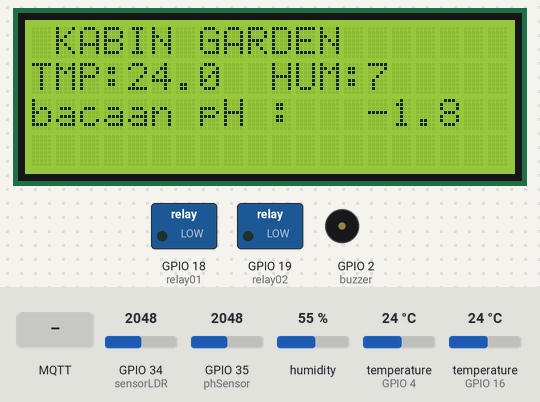
Bench run of a sketch on a simulated ESP32. On the bench: 20×4 character LCD, switched loads named in the sketch (green lamp = pin HIGH), buzzer (waves = sounding, pin HIGH). The test bench sets the inputs (shaded band); at power-on: humidity 55 %, GPIO 35 (phSensor) = 2048, GPIO 34 (sensorLDR) = 2048, temperature (sensors on GPIO 4, GPIO 16) 24 °C. WiFi joins after 1.5 s; servers stay silent unless stated; no MQTT or app messages arrive unless stated; what the sketch prints to the serial monitor is not drawn.

Above: at 6.3 s.
6.4 s: humidity set to 22 %
At 9.9 s:
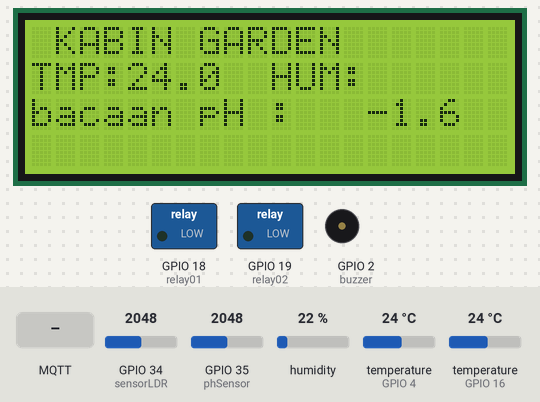
13.4 s: humidity set to 40 %
At 16.0 s:
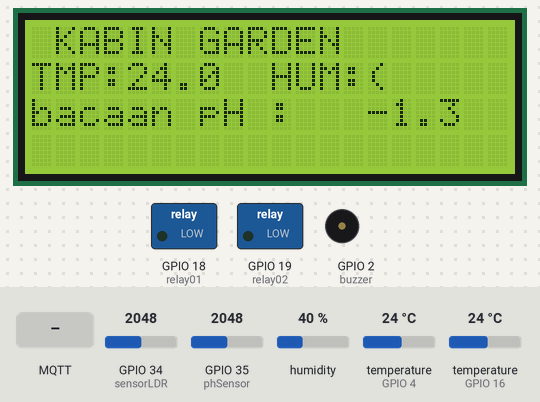
21.2 s: humidity set to 68 %
At 24.6 s:
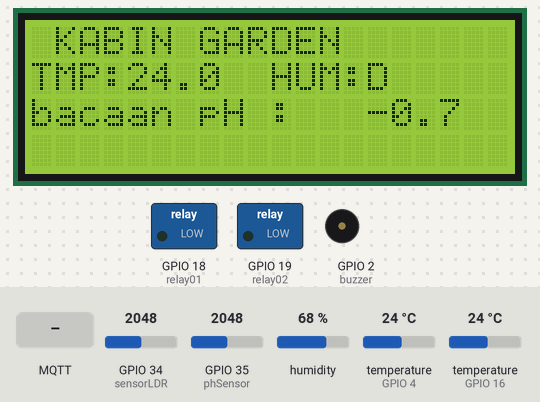
28.4 s: humidity set to 88 %
At 30.7 s:
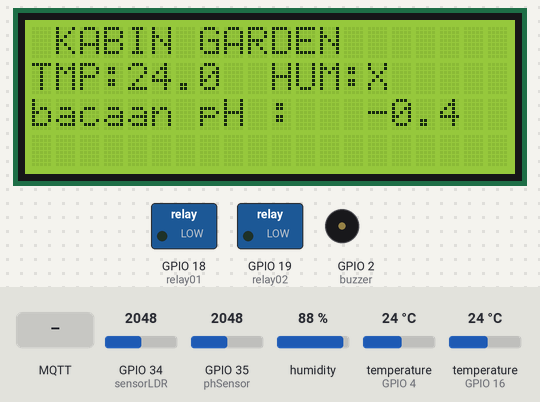
36.2 s: MQTT message "on" arrives on the first subscribed topic
At 36.8 s:
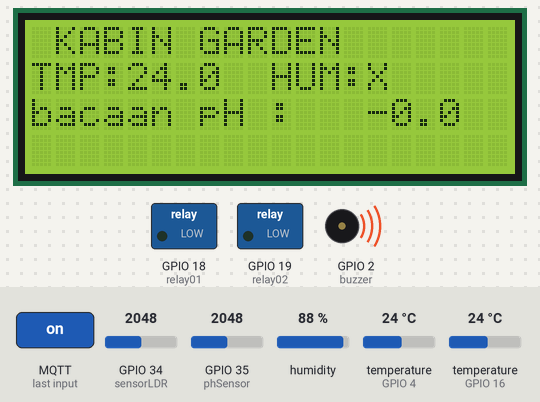
43.5 s: GPIO 35 (phSensor) set to 2866
At 45.4 s:
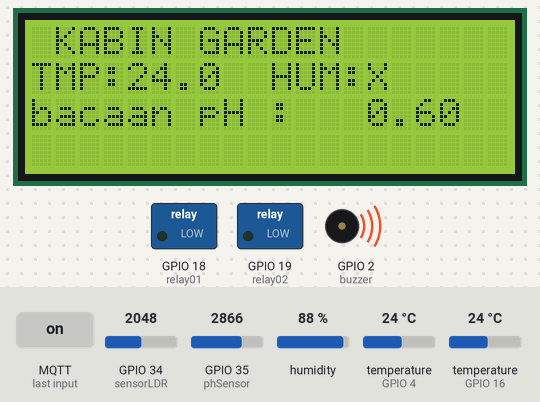
Timing chart, 0 to 46.9 s (numbered marks = the images above; inputs shaded):
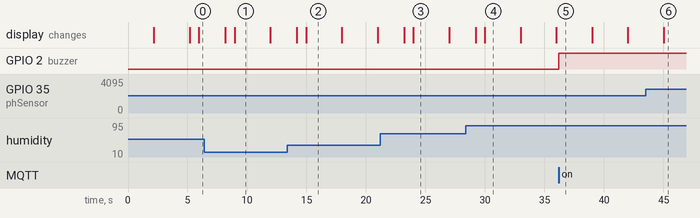

The sketch:

2025_cabinUitm.ino
```cpp
/*------------------------------------------------------------------
  ===================  Seksyen 1 - HEADER        ===================
  ------------------------------------------------------------------*/
//-------------------------------------------------------------------
//=  A. - Library  include and define  yang diperlukan              =
//-------------------------------------------------------------------

#include <WiFi.h>
#include <MQTT.h>
#include <Wire.h>
#include <SPI.h>
#include <DallasTemperature.h>
#include <OneWire.h>
#include <LiquidCrystal_I2C.h>
#include <DHT.h>;
#include "DFRobot_PH.h"
#include <EEPROM.h>


//--------------------------------------------------------------------
//=  B. - ISTIHAR Sambungan nama Pin dengan Nombor Fizikal PIN ----
//--------------------------------------------------------------------

//---Actuator and Relay  pin connection---
#define relay01     18
#define relay02     19
#define buzzer      2
//#define SensorSuhu  15 // pin sambungan ke DS18B20 (ONEWIRE)
#define SenAM2301   16
#define sensorLDR   34
#define tiltSensor  4
#define PIN         5
#define oneWireBus  4
#define phSensor    35


// ~~~~~~~~~~~~~~~~~~~~ PENTING ~~~~~~~~~~~~~~~~~~~~~~~~
// ------ Sila edit nama atau ID ikut keperluan --------
#define Client_Id   "securitycone01asdfghjtry102"
//#define NamaBroker  "broker.hivemq.com"
//#define NamaBroker  "103.186.117.241"
#define NamaBroker  "103.186.117.135"
//#define namaSSID    "HaMa iPhone 13";
//#define SSIDpwd     "1234556790";
//#define namaSSID    "Haza@unifi";
//#define SSIDpwd     "0135335045";
#define namaSSID    "IoT";
#define SSIDpwd     "iot@kksj2023";
// ~~~~~~~~~~~~~~~~~~~  TAMMAT   ~~~~~~~~~~~~~~~~~~~~~~~

//=   C.  - ISTIHAR  constant dan pembolehubah------------------------------
//---Penetapan nama Pembolehubah yg diumpukkan kepada satu nilai awal  --
const char ssid[] = namaSSID;
const char pass[] = SSIDpwd;

OneWire oneWire(oneWireBus);
DallasTemperature sensors(&oneWire);

LiquidCrystal_I2C lcd(0x27,20,4);

//------ ISTIHAR Pemboleh ubah dengan jenis Data yang digunakan---
unsigned long lastMillis = 0;
//float dataSuhuC; // suhu dalam Celsius
int suisKon;
int tiltState = 0;
float duration_us, distance_cm;
int hum; //Stores humidity value
float temp; //Stores temperature value

const int sampleSize = 30; // Number of samples for the moving average
int readings[sampleSize]; // Array to store the readings
int readIndex = 0;        // Index of the current reading
long total = 0;
//-=   D. - Cipta Objek dari Librari berkaitan------------------ ----
//--------------------------------------------------------------------------

WiFiClient net;
MQTTClient client;

// Istihar objek bagi Module OLED Display - SSD1306
//Adafruit_SSD1306 display(SCREEN_WIDTH, SCREEN_HEIGHT, &Wire, -1);


// Istihar objek bagi Module Sersor Suhu Dallas 18B20
//OneWire oneWire(SensorSuhu);
//DallasTemperature sensors(&oneWire);
DHT dht(SenAM2301, DHT21);

//##################  Seksyen 1 - TAMAT #############################

//==================  Seksyen 2 - Fungsi Setup ======================
//-------------------------------------------------------------------

void setup() {
  pinMode(relay01,OUTPUT);
  pinMode(relay02,OUTPUT);
  pinMode(buzzer,OUTPUT);
  pinMode(tiltSensor, INPUT);

  Serial.begin(115200); // initialize serial

  WiFi.begin(ssid, pass);
  client.begin(NamaBroker, net);
  client.onMessage(messageReceived);
 connect();
  //sensors.begin();    // initialize the DS18B20 sensor
  dht.begin();
  sensors.begin();

  lcd.init();
  lcd.backlight();
  lcd.setCursor(0,0);
  lcd.print(" KABIN GARDEN");
  delay(3000);

}
//##################  Seksyen 2 - TAMAT #############################


//==============  Seksyen 3 - Fungsi Utama (LOOP) ===================
//-------------------------------------------------------------------
void loop() {

 client.loop();
 delay(10);  // <- fixes some issues with WiFi stability

  if (!client.connected()) {
    connect();
  }

// publish a message roughly every second.
  if (millis() - lastMillis > 3000) {
    lastMillis = millis();

    //------SENSOR 1-------------------------------------------------------------

    //------SENSOR seterusnya-------------------------------------------------------------


    //-----------end ----------------------------------

   //sensorTilt();
   sensorCahaya();
   suhudht();
   dallasSensor();
   sensorPH();

  }


}
//##################  Seksyen 3 - TAMAT #############################
```

sensors.ino
```cpp
//-------------sensor cahaya -------------------------------------------
void sensorCahaya() {

float dataLDR = analogRead(sensorLDR); //Read light level
float square_ratio = dataLDR / 4095.0; //Get percent of maximum value (4095)
square_ratio = pow(square_ratio, 2.0);
Serial.print("bacaan Cahaya: ");
Serial.println(dataLDR);

float VoltCahaya= dataLDR * 3.3 / 4095.0;
Serial.print("bacaan Voltan cahaya: ");
Serial.println(VoltCahaya);

float amps = VoltCahaya / 10000.0;  // em 10,000 Ohms
float microamps = amps * 1000000; // Convert to Microamps
float lux = (microamps * 3.0) +10; // Convert to Lux */

Serial.print("bacaan LUX cahaya: ");
Serial.println(lux);

Serial.print("bacaan ration cahaya: ");
Serial.println(square_ratio);
Serial.println(microamps);

client.publish("microfarm/lux", String(lux));

}


//-------------sensor shu AMS (DHT22) ------------------------------------
void suhudht() {

    hum = dht.readHumidity();
    temp= dht.readTemperature();

 //Print temp and humidity values to serial monitor
    Serial.print("Humidity: ");
    Serial.print(hum);
    Serial.print("%, Temperature: ");
    Serial.print(temp);
    Serial.println(" Celsius");
    client.publish("microfarm/suhu", String(temp));
    client.publish("microfarm/humiditi", String(hum));

    lcd.setCursor(0,1);
    lcd.print("TMP:");
    lcd.print(temp,1);
    lcd.setCursor(10,1);
    lcd.print("HUM:");
    lcd.print(hum,0);

}

void dallasSensor(void)
{
  sensors.requestTemperatures(); // Send the command to get temperatures
  Serial.println("DONE");

  float tempC = sensors.getTempCByIndex(0);

  Serial.print("Water Temperature: ");
  Serial.println(tempC);

  client.publish("microfarm/tankTemp", String(tempC));


}

void sensorPH() {

    int newReading = analogRead(phSensor);
    total -= readings[readIndex];
    readings[readIndex] = newReading;
    total += newReading;
    readIndex = (readIndex + 1) % sampleSize;
    int smoothedValue = total / sampleSize;
    Serial.print("Raw value: ");
    Serial.print(newReading);
    Serial.print("\tSmoothed value: ");
    Serial.println(smoothedValue);

    //Serial.print(dataSensorPH);
    //Serial.print(" | ");
    float voltage=smoothedValue*(3.3/4095.0);
    float ph=(3.3*voltage)-2;
    Serial.println(ph);
    client.publish("microfarm/ph", String(ph));

    lcd.setCursor(0,2);
    lcd.print("bacaan pH :");
    lcd.setCursor(14,2);
    lcd.print(ph,1);

  //  https://www.youtube.com/watch?v=Wdu5w0rZfvE&t=235s
}
```

tabWifiConn.ino
```cpp
void connect() {
  Serial.print("checking wifi...");
  while (WiFi.status() != WL_CONNECTED) {
    Serial.print(".");
    delay(1000);
  }

  Serial.print("\nconnecting...");
  while (!client.connect(Client_Id,"husaini","aza")) {
    Serial.print(".");
    delay(1000);
  }
  Serial.println("\nconnected!");
  client.subscribe("microfarm/buzzer");

  // -- tambah subcribe disini ---

}

void messageReceived(String &topic, String &payload) {
  //Serial.println("incoming: " + topic + " - " + payload);
   Serial.println(payload);


   //==========================Buzzer Control ==========
  if(String(topic) == "microfarm/buzzer")
  {
      if(payload =="on")
      {
        Serial.println(payload);
        digitalWrite(buzzer,HIGH);
        Serial.println("Buzzer ON");
        delay(500);
      }

      else if(payload =="off")
      {
        Serial.println(payload);
        digitalWrite(buzzer,LOW);
        Serial.println("Buzzer OFF");
      }
  }

//==============================================

//==========================Device Control ===========

//   ----Tulis Kod Kawalan ( subsribe here ) -------

//--------------------------- END --------------------

}
```

Measured:
- after the input at 6.4 s, the display: first changes after 1.8 s (image 1 shows a later state)
- after the input at 13.4 s, the display: first changes after 0.80 s (image 2 shows a later state)
- after the input at 21.2 s, the display: first changes after 2.0 s (image 3 shows a later state)
- after the input at 28.4 s, the display: first changes after 0.82 s (image 4 shows a later state)
- after the input at 36.2 s, GPIO 2 (buzzer): LOW → HIGH at once
- what the display in image 4 shows lasts 3.0 s, from 30.0 s to 33.0 s
